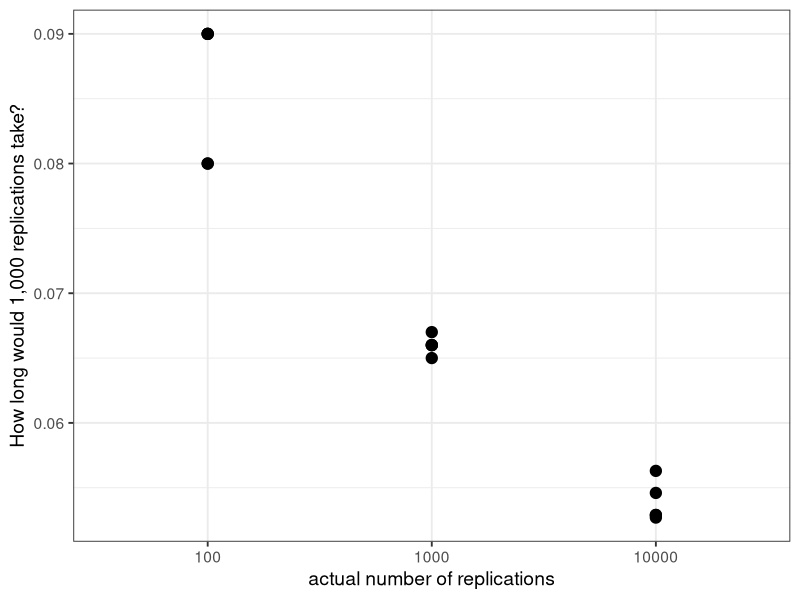
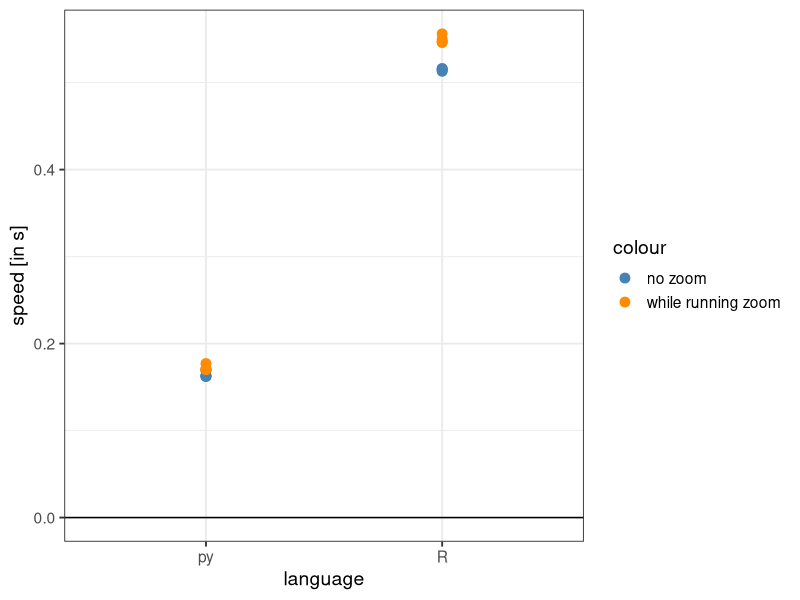

Recreate these plots in R, in order.
## ---- chunk 1
library(dplyr)
eval <- read.csv("../data/timing-mbp.csv")
eval %>% mutate(run=1:5) %>% select(run, replications,"R [in s]"=elapsed, "python [in s]"=py) 
  
## ---- chunk 2
library(ggplot2)
eval_ns <- read.csv("../data/timing-mbp-ns.csv")
eval_ns %>% filter(replications != 10) %>% ggplot(aes(x = factor(replications), y = elapsed/replications*1000)) +
  geom_point(size = 3.5) + ylab("How long would 1,000 replications take?") + xlab("actual number of replications") +
  theme_bw(base_size = 14)
## ---- chunk 3
library(tidyr)
eval_zoom <- read.csv("../data/timing-mbp-zoom.csv")
eval_long <- eval %>% select("R" = elapsed, py, replications) %>%
  pivot_longer(-replications, values_to = "speed [in s]", names_to="language")

eval_zoom %>% select("R" = elapsed, py, replications) %>%
  pivot_longer(-replications, values_to = "speed [in s]", names_to="language") %>%
  ggplot(aes(x = language, y = `speed [in s]`)) +
  geom_point(size = 3, aes(colour = "no zoom"), data = eval_long) + 
  geom_point(size = 3, aes(colour = "while running zoom")) + ylim(c(0,NA)) + 
  geom_hline(yintercept=0) + 
  scale_colour_manual(values = c("steelblue", "darkorange")) +
  theme_bw(base_size = 14)
## ---- chunk 4
x <- 1:9
matrix(x, ncol=3)
